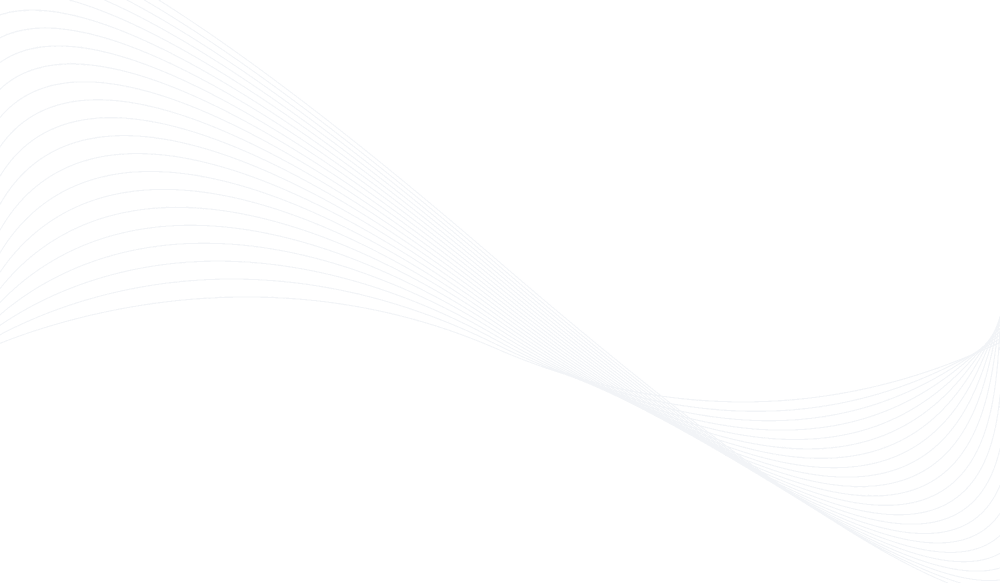
#> input picture pelican-website-doctor/content/images/background.png, 2000 x 1166 px, found by its file name (shown at 1/2 size)
$ python recolor-img.py
#> lines starting #> are read from the running program, lines starting #| are printed output that depends on the picture; after the words box and inside, x2 and y2 are one past the last pixel; in counts of white or black regions, pixels touching at a corner belong together
from PIL import Image, ImageEnhance
import numpy as np
import matplotlib.pyplot as plt


class LineRecolor:
    def __init__(
        self, input_path, output_path, line_color=(242, 244, 247), threshold=None
    ):
        self.input_path = input_path
        self.output_path = output_path
        self.line_color = line_color  # RGB format
        self.threshold = threshold  # Dynamically calculated or passed threshold value

    def process_image(self):
        # Load image and convert to grayscale
        image = Image.open(self.input_path).convert("L")
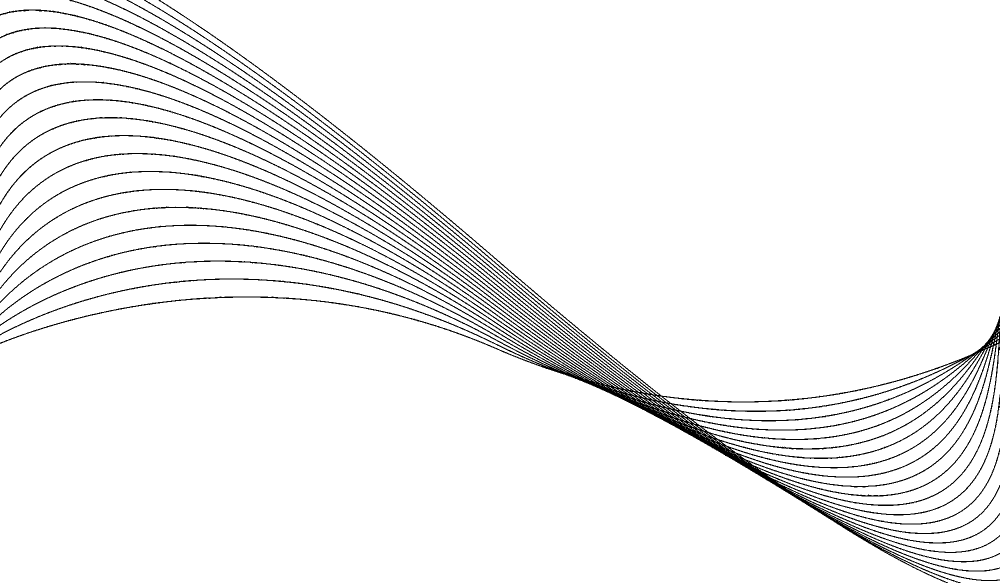
#> image: PIL image 2000x1166 L (shown at 1/2 size); values 244 (black) and 255 (white), 95.6% white; black in thin lines or dots

        # Enhance contrast to make lines more visible
        enhancer = ImageEnhance.Contrast(image)
        image = enhancer.enhance(
            2
        )  # Increase the contrast by a factor of 2 (adjust as needed)

        # Convert to NumPy array
        image_array = np.array(image)

        # Show the enhanced grayscale image to ensure lines are visible
        # plt.imshow(image, cmap='gray')
        # plt.title("Enhanced Grayscale Image")
        # plt.show()

        # Debugging: Check the min and max values of pixels
        print(
            "Enhanced Image min and max pixel values:",
            image_array.min(),
            image_array.max(),
        )
#| Enhanced Image min and max pixel values: 233 255

        # Detect lines based on threshold
        line_mask = image_array < image_array.max()  # Lines are typically darker
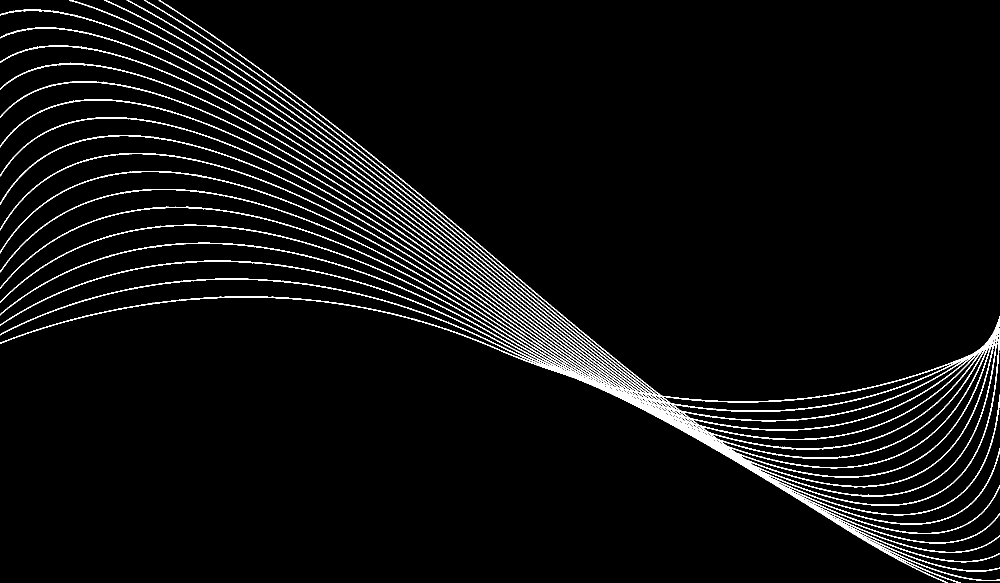
#> line_mask: shape (1166, 2000) bool (shown at 1/2 size); 4.4% white in thin lines or dots

        # Debugging: Check the mask
        print("Line mask shape:", line_mask.shape)
#| Line mask shape: (1166, 2000)
        print("Number of lines detected (True values):", np.sum(line_mask))
#| Number of lines detected (True values): 101466

        # Create a new RGB image with a white background
        colored_image = Image.new(
            "RGB", image.size, (255, 255, 255)
        )  # White background
#> colored_image: PIL image 2000x1166 RGB; every value is 255
        colored_array = np.array(colored_image)

        # Apply the new line color where the mask is True
        # This ensures the background stays white and only lines are colored
        colored_array[line_mask] = self.line_color
#> colored_array is the input picture: shape (1166, 2000, 3); mean R, G, B 254.4, 254.5, 254.7

        # Convert back to image
        final_image = Image.fromarray(colored_array)

        # Save the processed image
        final_image.save(self.output_path)
        print(f"Processed image saved at: {self.output_path}")


def main():
    input_path = "background.png"  # Change to your input file
    output_path = "background-output.png"  # Output file name

    # Try using a dynamically calculated threshold based on image histogram
    recolor = LineRecolor(input_path, output_path)
    recolor.process_image()


if __name__ == "__main__":
    main()

$ run again, with Docker-R/data/HW3/Topic2b.png copied over pelican-website-doctor/content/images/background.png
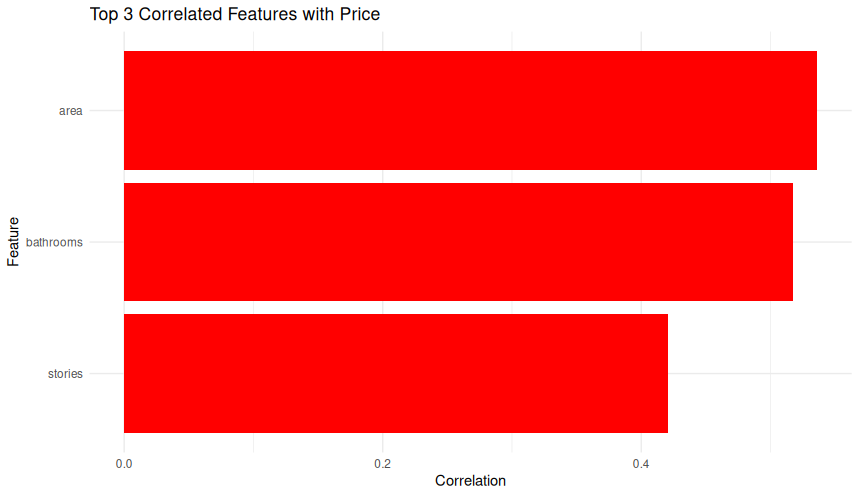
#> input picture Docker-R/data/HW3/Topic2b.png, 859 x 497 px, found by its file name
#> in process_image, `image = enhancer.enhance( 2 )`:
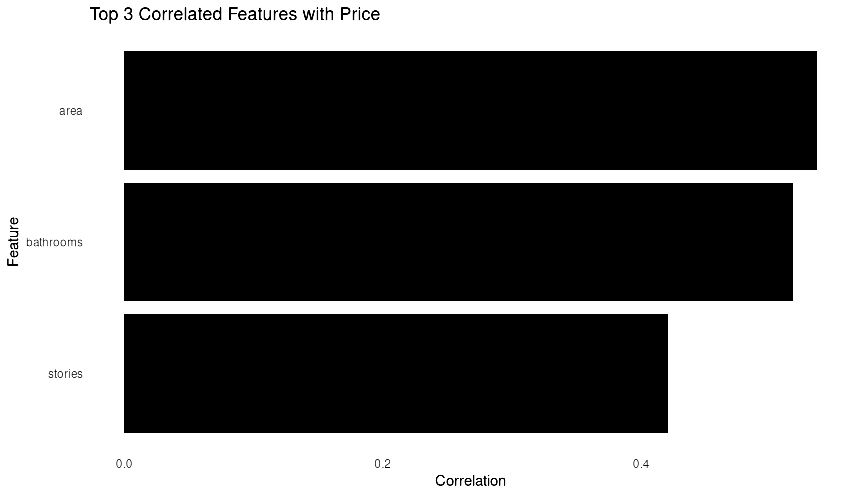
#> image: PIL image 859x497 L; min 0, max 255, mean 118.8
#| Enhanced Image min and max pixel values: 0 255
#> in process_image, `line_mask = image_array < image_array.max()`:
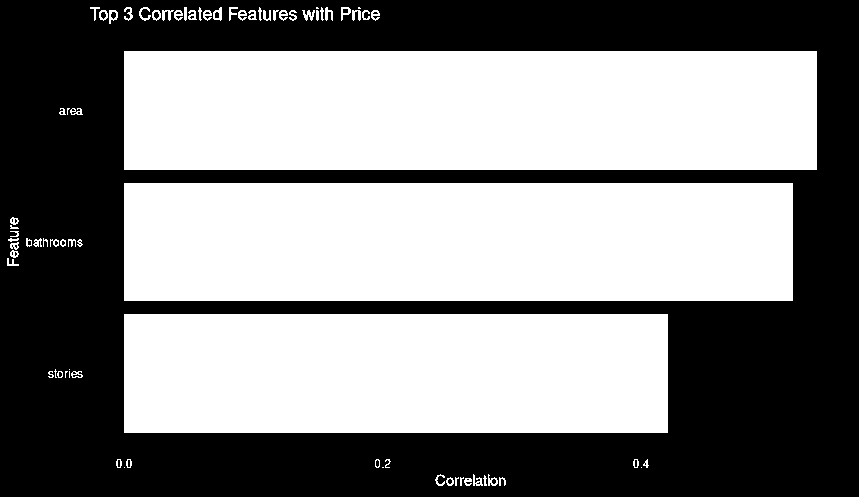
#> line_mask: shape (497, 859) bool; 53.6% white; 34 black regions (28 under 20 px), largest, box (x1, y1, x2, y2) and area: (0, 0, 859, 497) 197616, (101, 12, 106, 19) 26, (111, 12, 116, 19) 26, (154, 12, 159, 19) 26, (215, 12, 219, 18) 22, (343, 9, 348, 13) 20
#| Line mask shape: (497, 859)
#| Number of lines detected (True values): 228943
#> colored_image: PIL image 859x497 RGB; every value is 255
